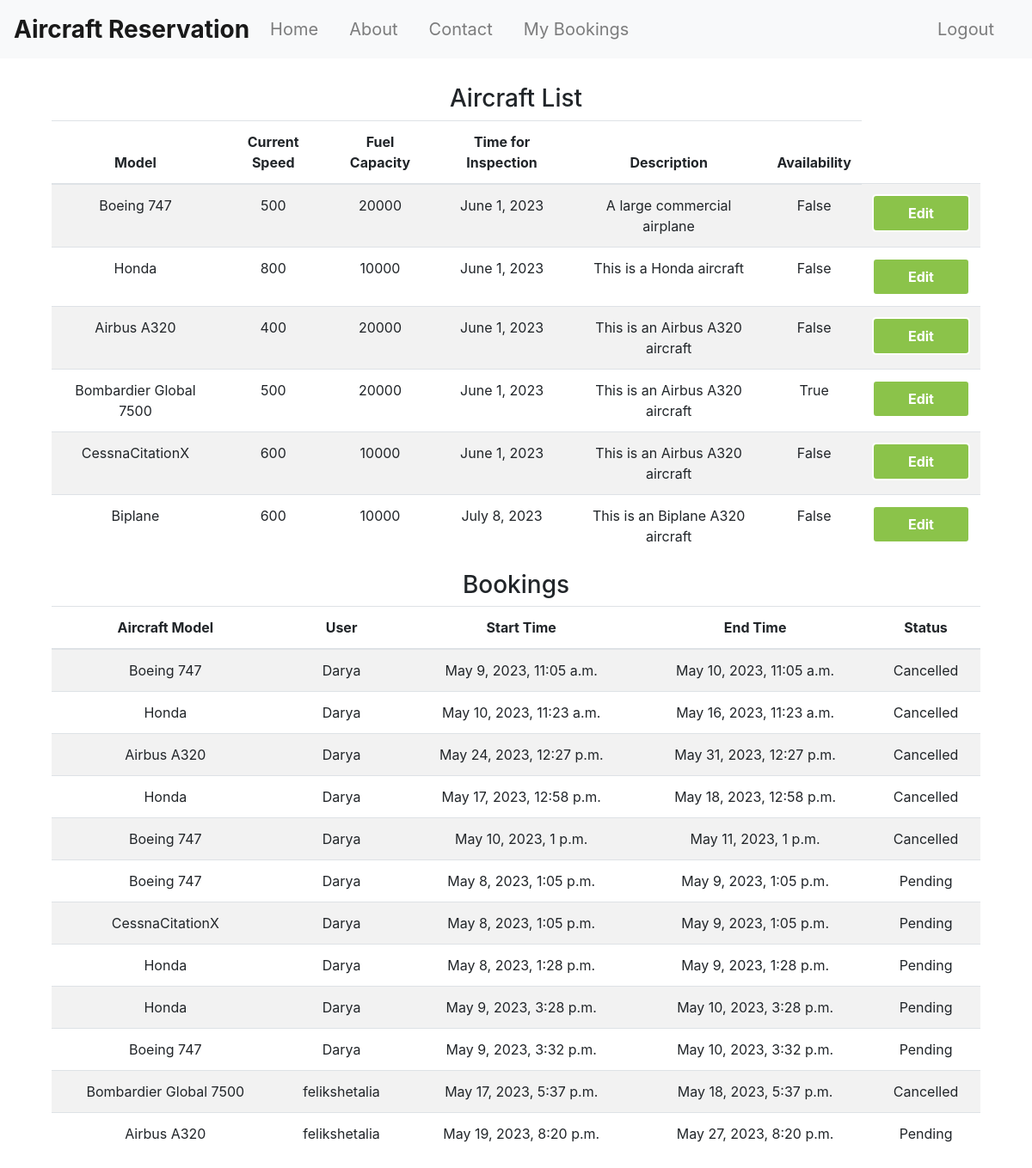
The page /engineer/ (signed in) on the database as committed earlier.
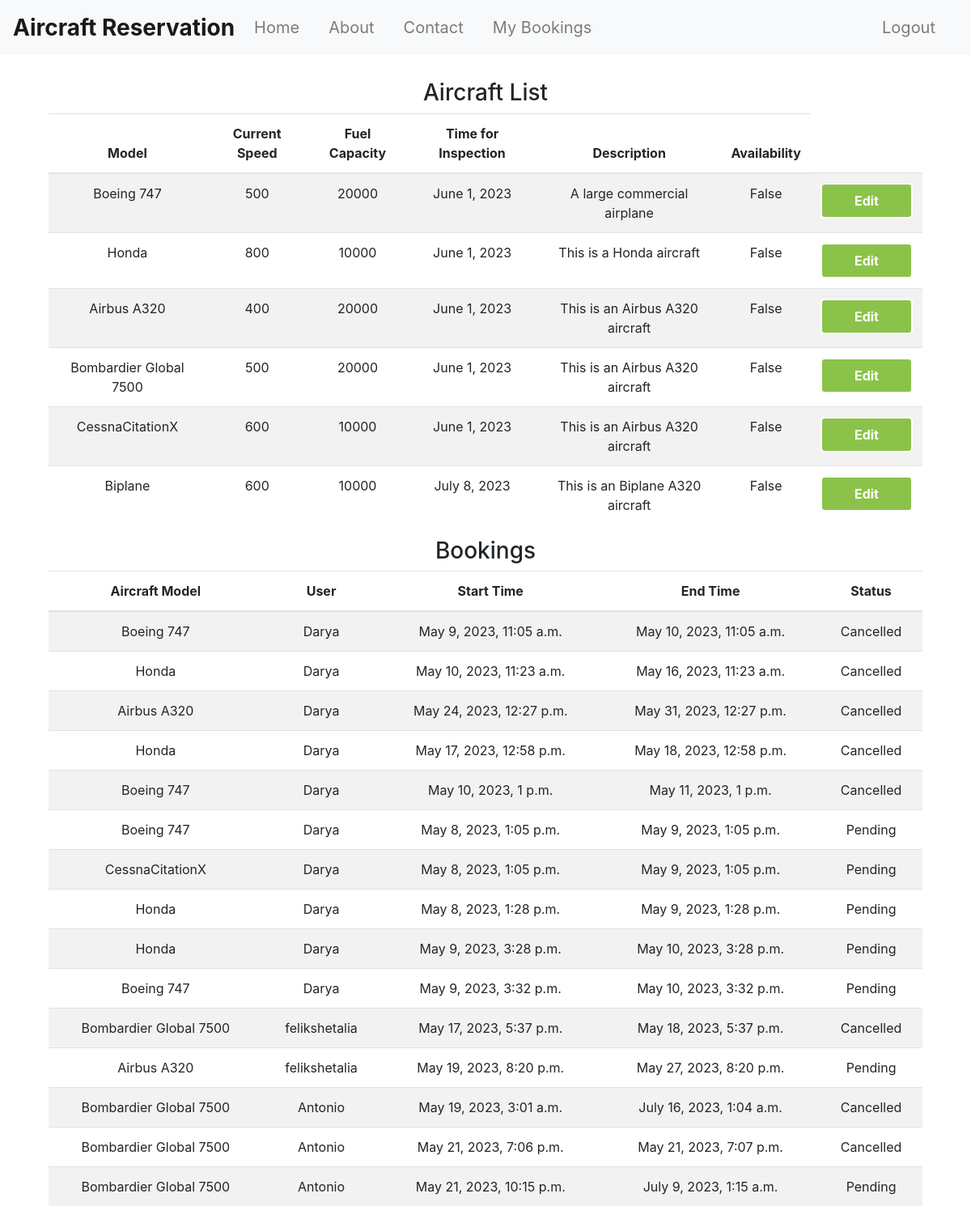
The same page on the database as committed later.
### reservation/models.py (models this page shows)
class Aircraft(models.Model):
    id = models.BigAutoField(primary_key=True)
    currentSpeed = models.IntegerField()
    model = models.CharField(max_length = 50)
    fuelCapacity = models.IntegerField()
    timeForInspection = models.DateField()
    description = models.CharField(max_length=500, blank=True)
    image = models.ImageField(upload_to='static/Aircrafts_img/', blank=True, null=True)
    availability = models.BooleanField()
    country = models.CharField(max_length=100,default='Unknown')

class Booking(models.Model):
    STATUS_CHOICES = [
        ('Pending', 'Pending'),
        ('Confirmed', 'Confirmed'),
        ('Cancelled', 'Cancelled'),
        ('Completed', 'Completed'),
    ]
    aircraft = models.ForeignKey(Aircraft, on_delete=models.CASCADE)
    user = models.ForeignKey(User, on_delete=models.CASCADE)
    start_time = models.DateTimeField()
    end_time = models.DateTimeField()
    status = models.CharField(max_length=10, choices=STATUS_CHOICES, default='Pending')

### accounts/models.py (models this page shows, shortened)
class User(AbstractUser):
    id = models.AutoField(primary_key=True)
    is_user = models.BooleanField(default=False)
    is_engineer = models.BooleanField(default=False)
    is_admin = models.BooleanField(default=False)
    class Meta:
        pass

### reservation/views.py (the view)
# urls.py: path('engineer/', views.EngineerDashboard, name='engineer'),
@login_required
def EngineerDashboard(request):
    if request.method == 'GET':
        aircrafts = Aircraft.objects.order_by('timeForInspection')
        booking = Booking.objects.all()
        return render(request,'engineer/engineer.html', {'aircrafts': aircrafts , "booking_list":booking })

### templates/engineer/engineer.html (shortened to what this page needs)
{% extends 'base.html' %}
{% block content %}
  <div class="container text-center">
    <div class="row">
      <div class="col">
        <h3>Aircraft List</h3>
        <table class="table table-striped">
          <thead>
            <tr>
              <th>Model</th>
              <th>Current Speed</th>
              <th>Fuel Capacity</th>
              <th>Time for Inspection</th>
              <th>Description</th>
              <th>Availability</th>
            </tr>
          </thead>
          <tbody>
            {% for aircraft in aircrafts %}
            <tr>
              <td>{{ aircraft.model }}</td>
              <td>{{ aircraft.currentSpeed }}</td>
              <td>{{ aircraft.fuelCapacity }}</td>
              <td>{{ aircraft.timeForInspection }}</td>
              <td>{{ aircraft.description }}</td>
              <td>{{ aircraft.availability }}</td>
              <td>
                <button type="button" class="btn btn-dark">Edit</button>
              </td>
            </tr>
            {% endfor %}
          </tbody>
        </table>
      </div>
      <div class="col">
        <h3>Bookings</h3>
        <table class="table table-striped">
          <thead>
            <tr>
              <th>Aircraft Model</th>
              <th>User</th>
              <th>Start Time</th>
              <th>End Time</th>
              <th>Status</th>
            </tr>
          </thead>
          <tbody>
            {% for booking in booking_list %}
            <tr>
              <td>{{ booking.aircraft.model }}</td>
              <td>{{ booking.user.username }}</td>
              <td>{{ booking.start_time }}</td>
              <td>{{ booking.end_time }}</td>
              <td>{{ booking.status }}</td>
            </tr>
            {% endfor %}
          </tbody>
        </table>
      </div>
    </div>
  </div>
  {% endblock %}

Rows that differ between the two databases and show on the page:
changed Aircraft "Bombardier Global 7500": availability "True" → "False"
added Booking: aircraft.model "Bombardier Global 7500", user.username "Antonio", start_time "May 19, 2023, 3:01 a.m.", end_time "July 16, 2023, 1:04 a.m.", status "Cancelled"
added Booking: aircraft.model "Bombardier Global 7500", user.username "Antonio", start_time "May 21, 2023, 7:06 p.m.", end_time "May 21, 2023, 7:07 p.m.", status "Cancelled"
added Booking: aircraft.model "Bombardier Global 7500", user.username "Antonio", start_time "May 21, 2023, 10:15 p.m.", end_time "July 9, 2023, 1:15 a.m.", status "Pending"
